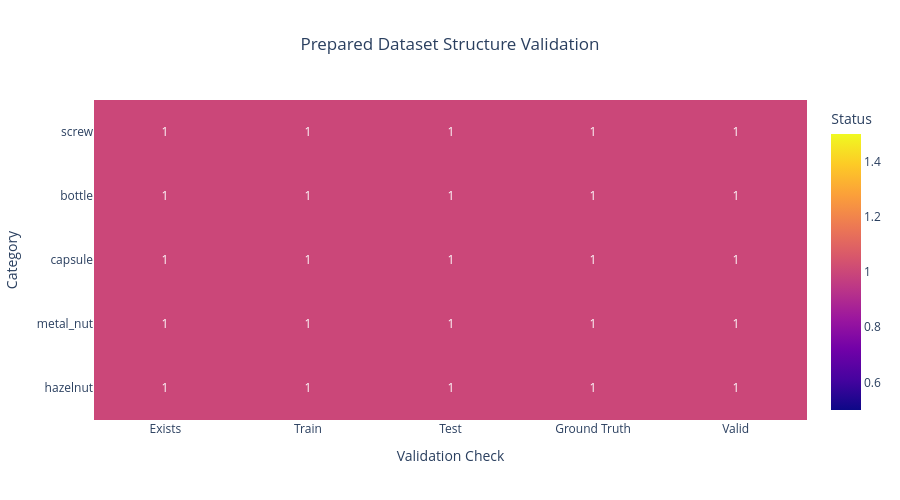

Notebook code cell kept with this figure:
### Markdown cell above
## Plotly — Structure Validation

### Code cell
structure_plot_df = (
    validation_df
    .set_index("Category")
    [[
        "Exists",
        "Train",
        "Test",
        "Ground Truth",
        "Valid",
    ]]
    .astype(int)
)

fig = px.imshow(
    structure_plot_df,
    text_auto=True,
    aspect="auto",
    title="Prepared Dataset Structure Validation",
    labels={
        "x": "Validation Check",
        "y": "Category",
        "color": "Status"
    },
    template="plotly_white",
)

fig.update_layout(
    height=500,
    title_x=0.5
)

fig.show()

save_plotly_figure(
    fig,
    "Prepared Dataset Structure Validation",
    width=1200,
    height=700
)

### Figure 1 — Plotly figure (JSON) as saved in the notebook; plotly's stock layout.template omitted (floating-point values rounded to 4 significant figures)
{"data": [{"coloraxis": "coloraxis", "hovertemplate": "Validation Check: %{x}<br>Category: %{y}<br>Status: %{z}<extra></extra>", "name": "0", "texttemplate": "%{z}", "type": "heatmap", "x": ["Exists", "Train", "Test", "Ground Truth", "Valid"], "xaxis": "x", "y": ["screw", "bottle", "capsule", "metal_nut", "hazelnut"], "yaxis": "y", "z": [[1, 1, 1, 1, 1], [1, 1, 1, 1, 1], [1, 1, 1, 1, 1], [1, 1, 1, 1, 1], [1, 1, 1, 1, 1]]}], "layout": {"coloraxis": {"colorbar": {"title": {"text": "Status"}}, "colorscale": [[0, "#0d0887"], [0.1111, "#46039f"], [0.2222, "#7201a8"], [0.3333, "#9c179e"], [0.4444, "#bd3786"], [0.5556, "#d8576b"], [0.6667, "#ed7953"], [0.7778, "#fb9f3a"], [0.8889, "#fdca26"], [1, "#f0f921"]]}, "height": 500, "title": {"text": "Prepared Dataset Structure Validation", "x": 0.5}, "xaxis": {"anchor": "y", "domain": [0, 1], "title": {"text": "Validation Check"}}, "yaxis": {"anchor": "x", "autorange": "reversed", "domain": [0, 1], "title": {"text": "Category"}}}}
